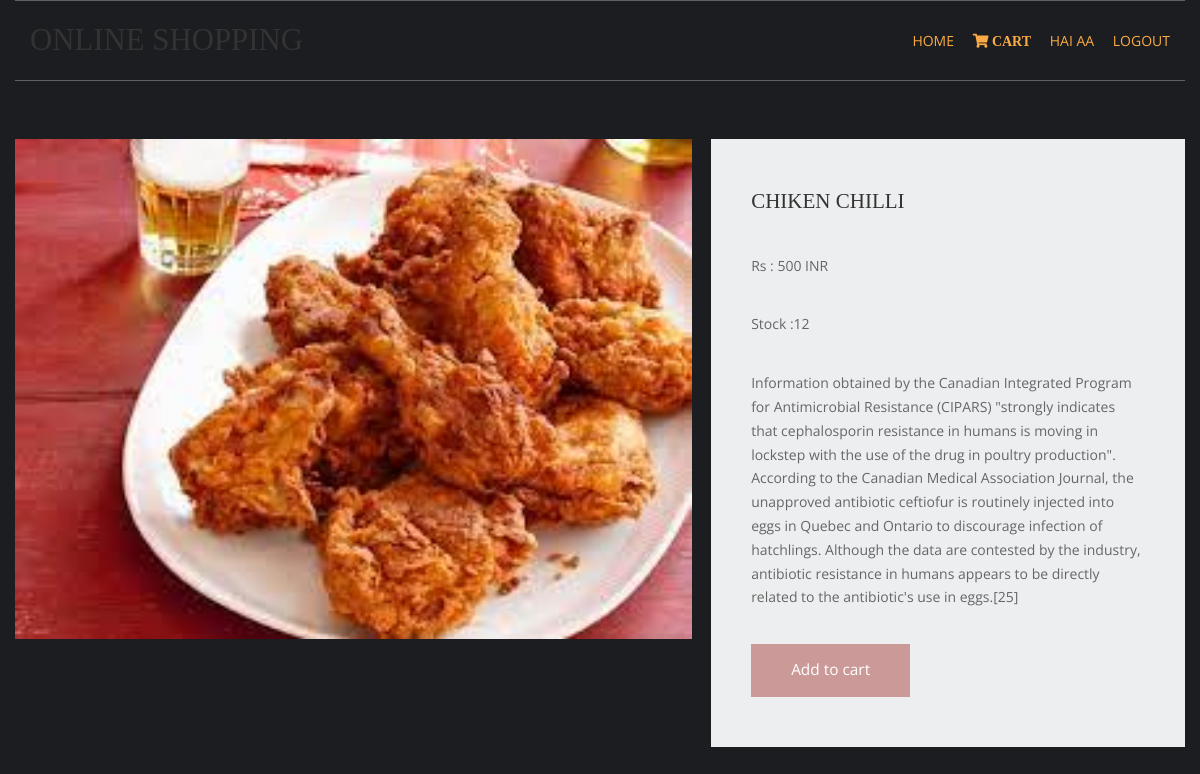
Screenshot of /chicken/chiken-chilli (signed in) with the database file from the repository.
### shopapp/models.py (models this page shows, shortened)
class product(models.Model):
    name=models.CharField(max_length=225,unique=True)
    slug=models.SlugField(max_length=225,unique=True)
    img=models.ImageField(upload_to='product')
    des=models.TextField()
    stock=models.IntegerField()
    available=models.BooleanField()
    price=models.IntegerField()
    cata=models.ForeignKey(catag,on_delete=models.CASCADE)

### shopapp/views.py (the view)
# urls.py: path('<slug:slugs>/<slug:prdslug>',views.prddetails,name='detail'),
def prddetails(requst,slugs,prdslug):
    try:
        prod=product.objects.get(cata__slug=slugs,slug=prdslug)
    except Exception as e:
        raise e
    return render(requst,'item.html',{'pr':prod})

### carts/context_processor.py (called while the page is built)
def count(request):
    itemcount=0;
    if 'admin' in request.path:
        return {}
    else:
        try:
           ct=cartlist.objects.filter(cartid=cartidd(request))
           cti=item.objects.all().filter(cart=ct[:1])
           for c in cti:
               itemcount+=c.qlt
        except cartlist.DoesNotExist:
            itemcount=0
        return dict(its=itemcount)

### carts/views.py (called while the page is built)
def cartidd(request):
    cid=request.session.session_key
    if not cid:
        cid=request.session_create()
    return cid

### templates/item.html (shortened to what this page needs)
{% extends 'base.html' %}
{% load static %}
{% block content %}
    <link href="{% static 'pr/fontawesome/css/all.min.css'%}" rel="stylesheet" />
    <link href="{% static 'pr/css/templatemo-comparto.css'%}" rel="stylesheet" />
</head>
<body>
  <br><br>
        <section class="tm-mb-1" id="about">
            <div class="tm-row tm-about-row">
                <div class="tm-section-1-l">
                    <img src="{{pr.img.url}}" alt="About image" class="tm-img-responsive" style="width:700;height:500;">
                </div>
                <article class="tm-section-1-r tm-bg-color-8">
                    <h2 class="tm-mb-2 tm-title-color">{{pr.name}}</h2>
                    <p>Rs  : {{pr.price}} INR</p>
                     <p>Stock :{{pr.stock}}</p>
                     <p>{{pr.des}}</p>
{% if pr.stock <= 0 %}
                    <h1 style="color:red;">OOOPS OUT OFSTOCK!</h1>
                        {% else %}
                    <a href="{% url 'addcarts' pr.id %}" class="tm-btn tm-btn-1 tm-link-to-services">Add to cart</a>
  {% endif %}
                </article>
            </div>
        </section>
{% endblock %}

### static/hm/layout/styles/layout.css (style rules this page uses)
*, *::before, *::after { transition:all .3s ease-in-out; }
body { color:#A5A6AA; background-color:#1C1D21; }
a { color:#FBAB45; }

### static/pr/css/templatemo-comparto.css (style rules this page uses)
*, *::before, *::after { box-sizing: border-box; outline: none; }
ul, h1, h2, h3, h4, p, figure { padding: 0; margin: 0; }
body { font-family: 'Open Sans', Arial, sans-serif; font-size: 18px; overflow-x: hidden; padding-left: 15px; padding-right: 15px; margin: 0; }
h2 { font-size: 1.5rem; }
a { transition: all 0.3s ease; text-decoration: none; }
p { color: #666; line-height: 1.7; margin-bottom: 35px; }
h1, h2, h3, h4, h5, h6 { color: #333; }
.tm-mb-1 { margin-bottom: 20px; }
.tm-mb-2 { margin-bottom: 40px; }
.tm-bg-color-8 { background-color: #EDEEEF; }
.tm-img-responsive { max-width: 100%; height: auto; }
.tm-section-1-l { width: 57.85%; margin-right: 1.65%; }
.tm-section-1-r { padding: 50px 40px; width: 40.5%; }
.tm-row { display: flex; }
.tm-btn { display: inline-block; padding: 15px 40px; font-size: 1.1rem; border: none; background-color: #CC9999; color: white; }
a { color: #666; }

### static/hm/layout/styles/framework.css (style rules this page uses)
html { overflow-y:scroll; overflow-x:hidden; }
html, body { margin:0; padding:0; font-size:14px; line-height:1.6em; }
*, *::before, *::after { box-sizing:border-box; }
a { outline:none; text-decoration:none; }
img { width:auto; max-width:100%; height:auto; margin:0; padding:0; border:none; line-height:normal; vertical-align:middle; }
body, input, textarea, select { font-family:Verdana, Geneva, sans-serif; }
h1, h2, h3, h4, h5, h6, .heading { font-family:Georgia, "Times New Roman", Times, serif; }
::placeholder { opacity:1; }
h1, h2, h3, h4, h5, h6, .heading { margin:0 0 20px 0; font-size:1.4rem; line-height:normal; font-weight:normal; text-transform:uppercase; }
address, article, aside, figcaption, figure, footer, header, main, nav, section { display:block; margin:0; padding:0; }

### rows the page displays
product: img (picture), name "CHIKEN CHILLI", price "500", stock "12", des "Information obtained by the Canadian Integrated Program for Antimicrobial Resistance (CIPARS) \"strongly indicates that cephalosporin resistance in humans is moving in lockstep with the use of the drug in poultry production\". According to the Canadian Medical Association Journal, the unapproved antibiotic ceftiofur is routinely injected into eggs in Quebec and Ontario to discourage infection of hatchlings. Although the data are contested by the industry, antibiotic resistance in humans appears to be directly related to the antibiotic's use in eggs.[25]"

### other values shown
{{ request.session.username }} "AA"
